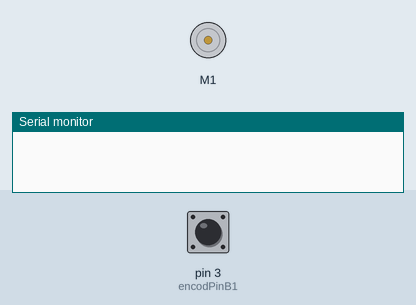
A sketch run on a simulated Arduino Mega 2560, built with avr-gcc and run on an emulated ATmega2560. Shown: DC motor (green arrow = forward, orange = backward, longer = faster), the last lines printed to the serial monitor. The inputs (shaded band) are chosen by the test bench; at power-on: pin 3 (encodPinB1) HIGH.

Above: at 0.1 s.
At 3.2 s:
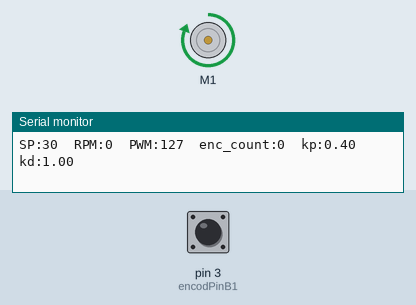
3.3 s: pin 3 (encodPinB1) pulled LOW for 0.15 s
At 3.7 s:
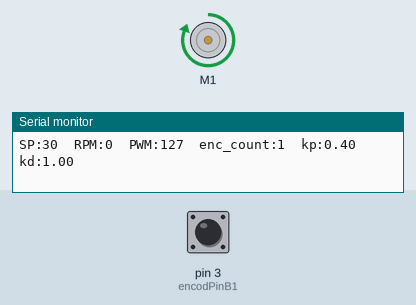
Timing chart, 0 to 6.3 s (numbered marks = the images above; inputs shaded):
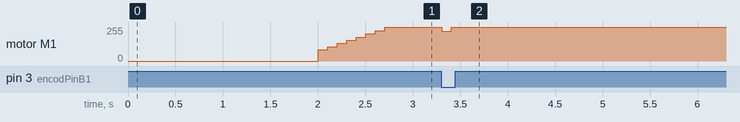

The sketch:

Encoder_Arduino_Control.ino
```cpp
#include <Sabertooth.h>

//initializing all the variables
#define encodPinA1      2
#define encodPinB1      3
#define LOOPTIME        100
#define NUMREADINGS     10

int readings[NUMREADINGS];
unsigned long lastMilli = 0;
unsigned long lastMilliPrint = 0;
int speed_req = 30;                            // Set Point
int speed_act = 0;                              //actual value
int st_val = 0;
volatile long count = 0; // revolution counter
volatile int count1 = 0; // revolution counter for position
float Kp = 0.4;          //setting Kp
float Kd = 1;            //setting Kd

Sabertooth ST(128, Serial2);

//------------------------------------ SETUP ------------------------------------------------------------

void setup() {
  Serial.begin(115600);             // laptop
  SabertoothTXPinSerial.begin(9600); // 9600 is the default baud rate for Sabertooth packet serial.
  ST.autobaud();
 //setting encoder pins as input
  pinMode(encodPinA1, INPUT);
  pinMode(encodPinB1, INPUT);
 //internal pullup for encoders
  digitalWrite(encodPinA1, HIGH);
  digitalWrite(encodPinB1, HIGH);
  attachInterrupt(1, read_encoder, FALLING);  //set pin no 2 as interrupt pin (INTERRUPT 1)
  for(int i=0; i<NUMREADINGS; i++)   readings[i] = 0;
}

//------------------------------------ LOOP ---------------------------------------------------------

void loop() {
  getParam();                                                                 // check keyboard
  if((millis()-lastMilli) >= LOOPTIME)
  {                                                                                 // enter timed loop
    lastMilli = millis();
    getMotorData();                                                          // calculate speed
    st_val= updatePid(st_val, speed_req, speed_act);         // compute PWM value
    // Write st_val to sabertooth
    ST.motor(1, st_val);
  }
  printMotorInfo();                                                           // display data
}

///////////////****************************************************//////////////////
void getMotorData()  {                                       // calculate speed
  static long count_last = 0;                                                    // last count
  //Calculating the speed using encoder count
  speed_act = ((count - count_last)*(60*(1000/LOOPTIME)))/(30);
  count_last = count;                                           //setting count value to last count
}

int updatePid(int command, int targetValue, int currentValue)   {      // compute PWM value
  float pidTerm = 0;                                                           // PID correction
  int error=0;
  static int last_error=0;
  error = abs(targetValue) - abs(currentValue);
  pidTerm = (Kp * error) + (Kd * (error - last_error));
  last_error = error;
  return constrain(command + int(pidTerm), -127, 127);
}

///////////////////////////////////////////////////////////////////////////////////////////////////////////

void printMotorInfo()  {                                                     // display data
  if((millis()-lastMilliPrint) >= 150)
  {
    lastMilliPrint = millis();
    int st_value = st_val;
    st_value = map(st_value, 0, 255, 0, 100);
    Serial.print("SP:");                Serial.print(speed_req);
    Serial.print("  RPM:");           Serial.print(speed_act);
    Serial.print("  PWM:");          Serial.print(st_val);
    Serial.print("  enc_count:");   Serial.print(count);
    Serial.print("  kp:");              Serial.print(Kp);
    Serial.print("  kd:");              Serial.println(Kd);
}}

/////////////////////////////////////////////////////////////////////////////////////////////////////////

void read_encoder()  {                                    //Read Encoder
  if (digitalRead(encodPinB1)==HIGH)
  count--;                // if encoder pin 2 = HIGH then count --
  else
  count++;                // if encoder pin 2 = LOW then count ++
}

////////////////////////////////////////////////////////////////////////////////////////////////////////

int getParam()
{
char param, cmd;
  if(!Serial.available())    return 0;
  delay(10);
  param = Serial.read();                              // get parameter byte
  if(!Serial.available())    return 0;
  cmd = Serial.read();                                // get command byte
  Serial.flush();                                     // clean serial buffer

switch (param)
  {
    case 's':                                         // adjust speed more
    if(cmd=='+')
      {
        speed_req += 100;
        if(speed_req>400)   speed_req=400;
      }
      if(cmd=='-')
      {
        speed_req -= 100;
        if(speed_req<0)   speed_req=0;
      }
      break;


/////////////////////////////////////////////
    case 'r':                                         // adjust speed slowly
    if(cmd=='+')
      {
        speed_req += 20;
        if(speed_req>400)   speed_req=400;
      }
    if(cmd=='-')
      {
        speed_req -= 20;
        if(speed_req<0)   speed_req=0;
      }
      break;
  ////////////////////////////////////////////
    case 'a':                                        // adjust direction
    if(cmd=='+')
      {
//        digitalWrite(InA1, LOW);
//        digitalWrite(InB1, HIGH);
      }
    if(cmd=='-')
      {
//        digitalWrite(InA1, HIGH);
//        digitalWrite(InB1, LOW);
      }
    break;
  ////////////////////////////////////////////
    case 'o':                                        // type "oo" to stop motor
    ST.motor(1, 0);
    speed_req = 0;
    break;
  ////////////////////////////////////////////
    case 'p':                                       //adjust proportional gain
    if(cmd=='+')
      {
       Kp += 0.1;
      }
    if(cmd=='-')   {
       Kp -= 0.1;
      }
    break;
  ///////////////////////////////////////////
    case 'd':                                     //adjust derivative gain
    if(cmd=='+')
      {
       Kd += 0.1;
      }
    if(cmd=='-')
      {
       Kd -= 0.1;
      }
    break;
  ///////////////////////////////////////////
    default:
      Serial.println("ERROR");
    }}
/////////////////////////////////////////////////THE END//////////////////////////////////////////////
```

Measured:
- after the input at 3.3 s, motor M1: forward 255/255 → forward 222/255 at once, → forward 255/255 0.10 s later
